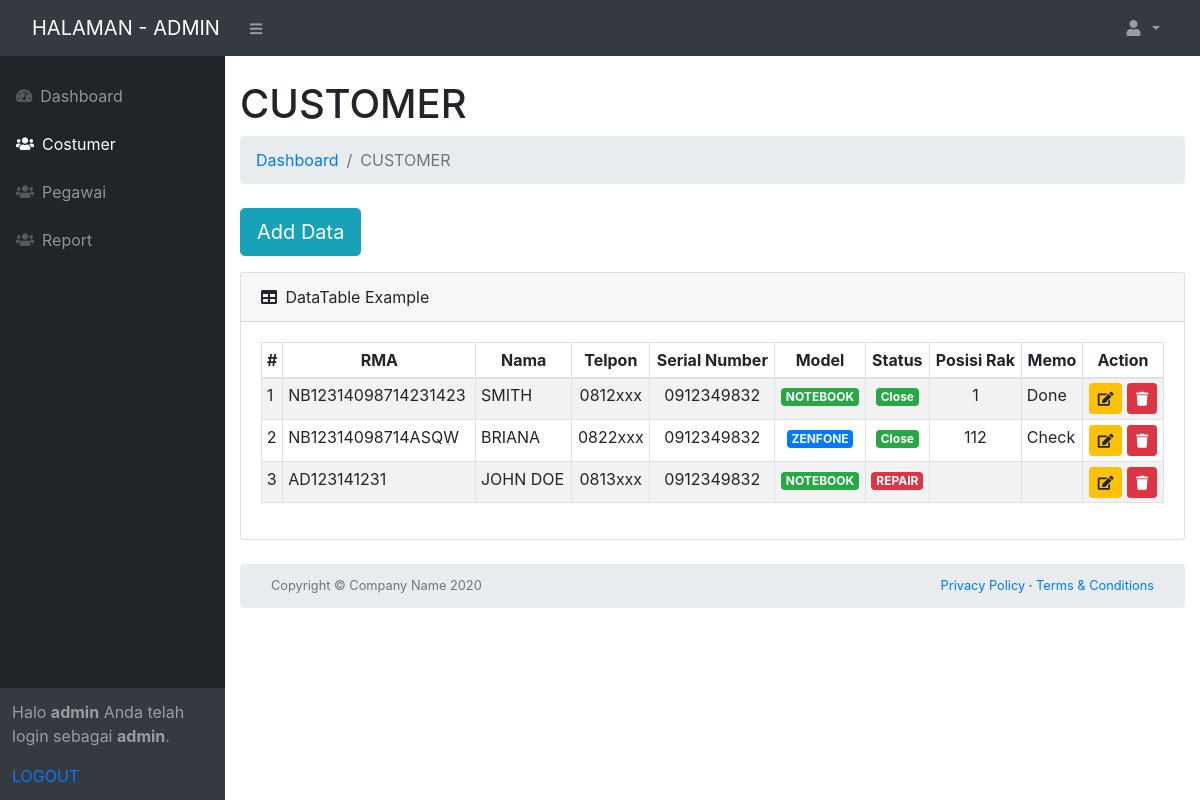
Page /on-admin/customer-admin.php (signed in) on the committed database.
### tables this page shows
CREATE TABLE `customer` (
  `id` int(11) NOT NULL,
  `tanggal_masuk` datetime NOT NULL,
  `rma` varchar(255) NOT NULL,
  `nama` varchar(255) NOT NULL,
  `no_telpon` varchar(255) NOT NULL,
  `serial_number` varchar(255) NOT NULL,
  `model` varchar(255) NOT NULL,
  `status` varchar(255) NOT NULL,
  `posisi_rak` varchar(255) NOT NULL,
  `memo` varchar(255) NOT NULL,
  `teknisi` varchar(255) NOT NULL,
  `cso` varchar(255) NOT NULL
);

### on-admin/customer-admin.php (the view, shortened to what this page needs)
<?php
include('/opt/lampp/htdocs/simAsus/config.php');
?>
<!DOCTYPE html>
<html lang="en">
<head>
    <link href="css/styles.css" rel="stylesheet" />
    <link rel="stylesheet" href="https://stackpath.bootstrapcdn.com/bootstrap/4.1.3/css/bootstrap.min.css">
    <link rel="stylesheet" href="https://use.fontawesome.com/releases/v5.6.3/css/all.css">
</head>
<body class="sb-nav-fixed">
    <nav class="sb-topnav navbar navbar-expand navbar-dark bg-dark">
        <a class="navbar-brand" href="#">HALAMAN - ADMIN</a>
        <button class="btn btn-link btn-sm order-1 order-lg-0" id="sidebarToggle" href="#">
            <i class="fas fa-bars">
            </i>
        </button>
        <ul class="navbar-nav ml-auto ml-auto mr-0 mr-md-3 my-2 my-md-0">
            <li class="nav-item dropdown">
                <a class="nav-link dropdown-toggle" id="userDropdown" href="#" role="button" data-toggle="dropdown" aria-haspopup="true" aria-expanded="false">
                    <i class="fas fa-user fa-fw">
                    </i>
                </a>
            </li>
        </ul>
    </nav>
    <div id="layoutSidenav">
        <div id="layoutSidenav_nav">
            <nav class="sb-sidenav accordion sb-sidenav-dark" id="sidenavAccordion">
                <div class="sb-sidenav-menu">
                    <div class="nav">
                        <a class="nav-link" href="../homeAdmin.php">
                            <div class="sb-nav-link-icon">
                                <i class="fas fa-tachometer-alt">
                                </i>
                            </div>
                            Dashboard
                        </a>
                        <a class="nav-link" href="customer-admin.php">
                            <div class="sb-nav-link-icon">
                                <i class="fas fa-users">
                                </i>
                            </div>
                            Costumer
                        </a>
                        <a class="nav-link" href="halaman-admin.php">
                            <div class="sb-nav-link-icon">
                                <i class="fas fa-users">
                                </i>
                            </div>
                            Pegawai
                        </a>
                        <a class="nav-link" href="../pelaporan.php">
                            <div class="sb-nav-link-icon">
                                <i class="fas fa-users">
                                </i>
                            </div>
                            Report
                        </a>
                    </div>
                </div>
                <div class="sb-sidenav-footer">
                    <p>Halo <b><?php echo $_SESSION['username']; ?></b> Anda telah login sebagai
                        <b><?php echo $_SESSION['level']; ?></b>.</p>
                    <a href="logout.php">LOGOUT</a>
                </div>
            </nav>
        </div>
        <div id="layoutSidenav_content">
            <main>
                <div class="container-fluid">
                    <h1 class="mt-4">CUSTOMER
                    </h1>
                    <ol class="breadcrumb mb-4">
                        <li class="breadcrumb-item">
                            <a href="#">Dashboard
                            </a>
                        </li>
                        <li class="breadcrumb-item active">CUSTOMER
                        </li>
                    </ol>
                    <div class="breadcrumb-item">
                        <button type="button" class="btn btn-info btn-lg" data-toggle="modal" data-target="#myModal">Add
                            Data
                        </button>
                    </div>
                    <p>
                        <div class="card mb-4">
                            <div class="card-header">
                                <i class="fas fa-table mr-1">
                                </i>
                                DataTable Example
                            </div>
                            <div class="card-body">
                                <div class="table-responsive">
                                    <table class="table table-striped table-hover table-sm table-bordered">
                                        <thead class="text-center">
                                            <tr>
                                                <th>#</th>
                                                <th>RMA</th>
                                                <th>Nama</th>
                                                <th>Telpon</th>
                                                <th>Serial Number</th>
                                                <th>Model</th>
                                                <th>Status</th>
                                                <th>Posisi Rak</th>
                                                <th>Memo</th>
                                                <th>Action</th>
                                            </tr>
                                        </thead>
                                        <tbody>
                                            <?php
                                            $sql = mysqli_query($koneksi, "SELECT * FROM customer ORDER BY id DESC") or die(mysqli_error($koneksi));
                                            $no = 1;
                                            while ($data = mysqli_fetch_assoc($sql)) {
                                            ?>
                                                <tr>
                                                    <td> <?php echo "$no" ?></td>
                                                    <td> <?php echo "$data[rma]" ?></td>
                                                    <td> <?php echo "$data[nama]" ?></td>
                                                    <td class="text-center"> <?php echo "$data[no_telpon]" ?></td>
                                                    <td class="text-center"> <?php echo "$data[serial_number]" ?></td>
                                                    <td class="text-center">
                                                        <?php if ("$data[model]" == "NOTEBOOK") { ?>
                                                            <span class="badge badge-success">NOTEBOOK</span>
                                                        <?php } else { ?>
                                                            <span class="badge badge-primary">ZENFONE</span>
                                                        <?php } ?>
                                                    </td>
                                                    <td class="text-center">
                                                        <?php if ("$data[status]" == "READY") { ?>
                                                            <span class="badge badge-warning">READY</span>
                                                        <?php } elseif ("$data[status]" == "REPAIR") { ?>
                                                            <span class="badge badge-danger">REPAIR</span>
                                                        <?php } elseif ("$data[status]" == "SHIP") { ?>
                                                            <span class="badge badge-warning">SHIP</span>
                                                        <?php } else { ?>
                                                            <span class="badge badge-success">Close</span>
                                                        <?php } ?>
                                                    </td>
                                                    <td class="text-center"> <?php echo "$data[posisi_rak]" ?></td>
                                                    <td> <?php echo "$data[memo]" ?></td>
                                                    <td class="text-center">
                                                        <a href="customerUpdate.php?id=<?php echo "$data[id]" ?>" class="btn btn-warning btn-sm" data-toggle="modal" data-target="#myModal2">
                                                            <i class="fa fa-edit"></i>
                                                        </a>
                                                        <a href="customerDelete.php?id=<?php echo "$data[id]" ?>" class="btn btn-danger btn-sm" onclick="javascript: return confirm('Apakah Anda yakin ingin menghapus data ini?')">
                                                            <i class="fa fa-trash"></i>
                                                        </a>
                                                    </td>
                                                </tr>
                                            <?php
                                                $no++;
                                            }
                                            ?>
                                    </table>
                                </div>
                            </div>
                        </div>
                    </p>
                    <footer class="breadcrumb mb-4">
                        <div class="container-fluid">
                            <div class="d-flex align-items-center justify-content-between small">
                                <div class="text-muted">Copyright &copy; Company Name 2020
                                </div>
                                <div>
                                    <a href="#">Privacy Policy
                                    </a>
                                    &middot;
                                    <a href="#">Terms &amp; Conditions
                                    </a>
                                </div>
                            </div>
                        </div>
                    </footer>
                </div>
            </main>
        </div>
    </div>
</body>
</html>

### rows in the picture
customer: rma "NB12314098714231423", nama "SMITH", no_telpon "0812xxx", serial_number "0912349832", model "NOTEBOOK", status "Close", posisi_rak "1", memo "Done"
customer: rma "NB12314098714ASQW", nama "BRIANA", no_telpon "0822xxx", serial_number "0912349832", model "ZENFONE", status "Close", posisi_rak "112", memo "Check"
customer: rma "AD123141231", nama "JOHN DOE", no_telpon "0813xxx", serial_number "0912349832", model "NOTEBOOK", status "REPAIR"

### other values in the picture
$_SESSION['username'] "admin"
$_SESSION['level'] "admin"
